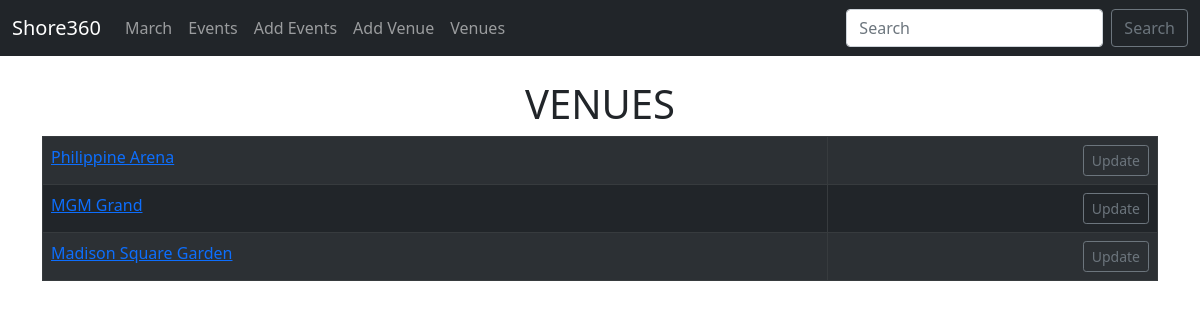
/list_venues/, run on an earlier commit of the app's database.
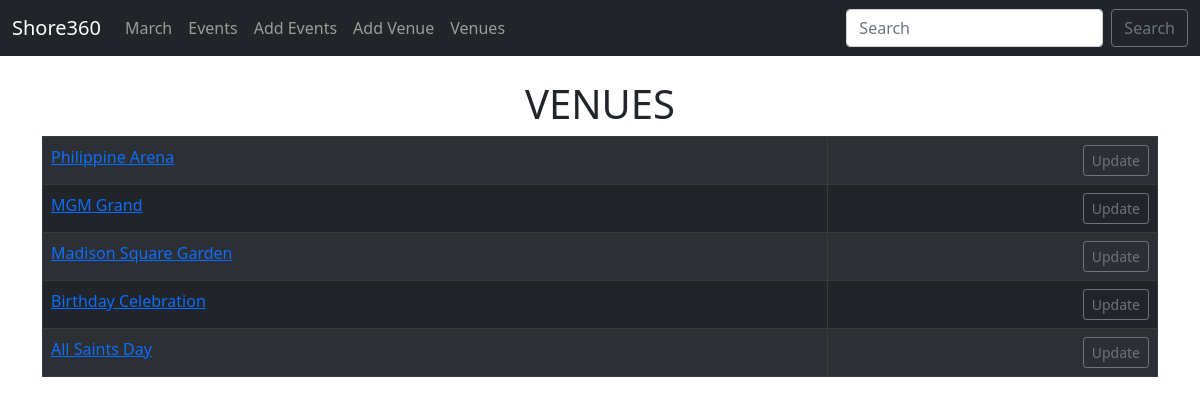
And on a later commit of the database.
### events/models.py (models this page shows)
class Venue(models.Model):
    name = models.CharField('Venue Name', max_length=120)
    address = models.CharField(max_length=300)
    zip_code = models.CharField('Zip Code', max_length=20)
    phone = models.CharField('Contact Phone',max_length=20, blank=True)
    web = models.URLField('Website Address', blank=True)
    email_address = models.EmailField('Email Address', blank=True)
    def __str__(self):
        return self.name

### events/views.py (the view)
# urls.py: path('list_venues/', views.list_venues, name = 'list-venues'),
def list_venues(request):
	venue_list = Venue.objects.all()
	return render(request,'events/venue.html',
	       {'venue_list': venue_list})

### events/templates/events/venue.html
{% extends 'events/base.html' %}
{% block content %}
    <center>
        <h1>VENUES</h1>
        <table class="table table-striped table-dark table-hover table-bordered" >
        {% for venue in venue_list %}
            <tr>
                <td ><a href="{% url 'show-venue' venue.id %}">{{ venue }} </a> </td>
                <td align="right"> <a class="btn btn-outline-secondary btn-sm" vhref="{% url 'update-venue' venue.id %}">Update </a></td>
            </tr>
        {% endfor %}
        </table>
    </center>
{% endblock %}

What changed in the data, as far as the page shows it:
added Venue: name "Birthday Celebration"
added Venue: name "All Saints Day"
